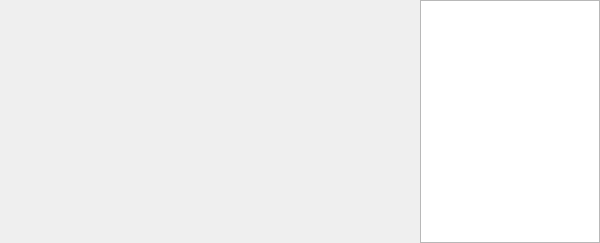
<?xml version="1.0" encoding="UTF-8"?>
<ui version="4.0">
 <class>RecipeResultWidgetClass</class>
 <widget class="QWidget" name="RecipeResultWidgetClass">
  <property name="geometry">
   <rect>
    <x>0</x>
    <y>0</y>
    <width>600</width>
    <height>243</height>
   </rect>
  </property>
  <property name="maximumSize">
   <size>
    <width>16777215</width>
    <height>400</height>
   </size>
  </property>
  <property name="windowTitle">
   <string>RecipeResultWidget</string>
  </property>
  <layout class="QHBoxLayout" name="horizontalLayout" stretch="7,3">
   <property name="spacing">
    <number>0</number>
   </property>
   <property name="leftMargin">
    <number>0</number>
   </property>
   <property name="topMargin">
    <number>0</number>
   </property>
   <property name="rightMargin">
    <number>0</number>
   </property>
   <property name="bottomMargin">
    <number>0</number>
   </property>
   <item>
    <widget class="QWidget" name="dataresult" native="true">
     <layout class="QGridLayout" name="gridLayout_2" rowstretch="0">
      <property name="leftMargin">
       <number>0</number>
      </property>
      <property name="topMargin">
       <number>0</number>
      </property>
      <property name="rightMargin">
       <number>0</number>
      </property>
      <property name="bottomMargin">
       <number>0</number>
      </property>
      <property name="spacing">
       <number>0</number>
      </property>
     </layout>
    </widget>
   </item>
   <item>
    <widget class="QGraphicsView" name="resultImgView"/>
   </item>
  </layout>
 </widget>
 <layoutdefault spacing="6" margin="11"/>
 <resources/>
 <connections/>
</ui>
